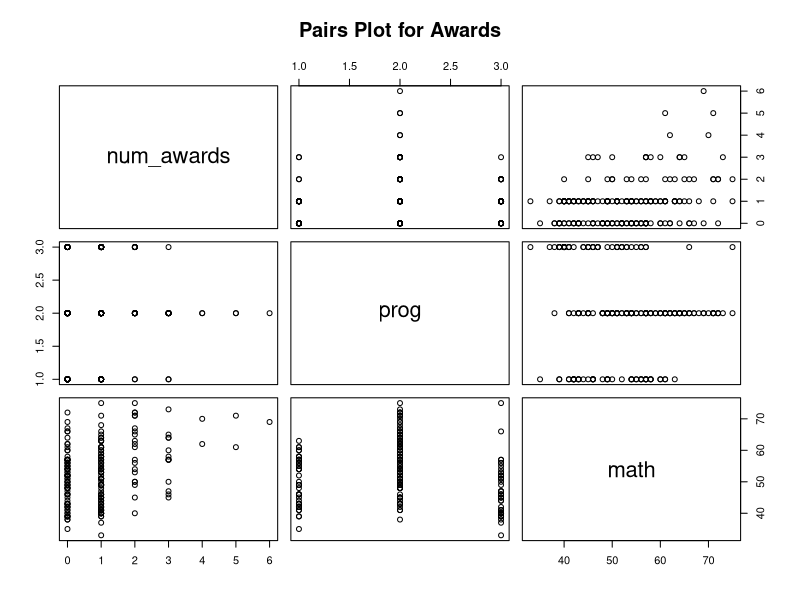
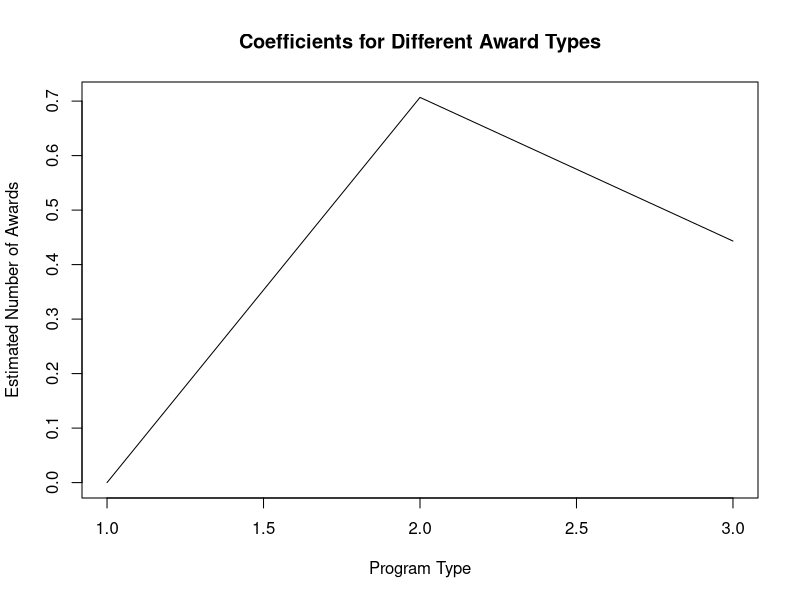
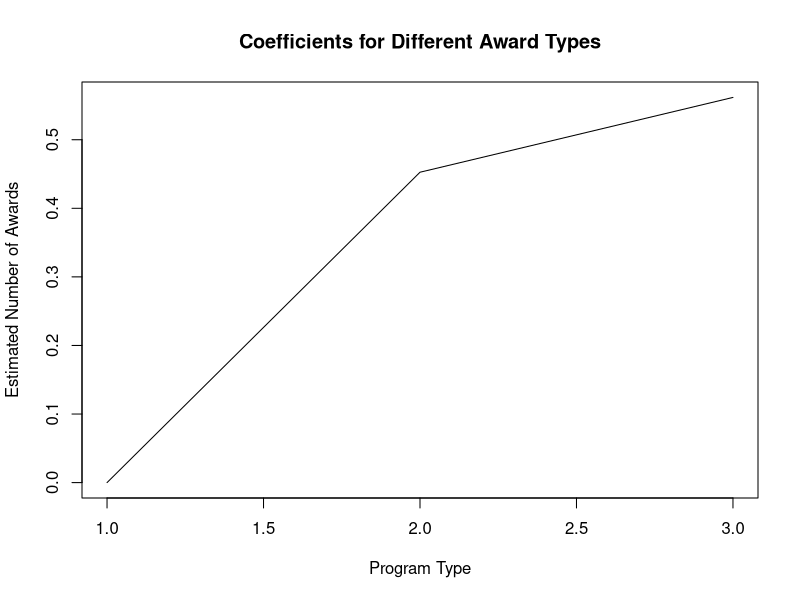

Generate these figures, in order, with R:
## ---- chunk 1
#Read in the data and extract the relevant column
awards=read.table("data/awards.txt",header=TRUE)
pairs(awards, main="Pairs Plot for Awards")
## ---- chunk 2
#Simple Poisson regression without math
awardsglm = glm(num_awards~prog, family=poisson, data=awards)
summary(awardsglm)
## ---- chunk 3
#Poisson regression with program as a factor
awards$prog=factor(awards$prog)
awardsglm2 = glm(num_awards~prog, family=poisson, data=awards)
summary(awardsglm2)
plot(c(0,coef(awardsglm2)[2:3]),type="l",xlab="Program Type",ylab="Estimated Number of Awards",main="Coefficients for Different Award Types")
## ---- chunk 4
program1 = data.frame(prog="1")
program2 = data.frame(prog="2")
program3 = data.frame(prog="3")
num_awards_total = sum(awards$num_awards)
estimated_num_awards_p1 = predict(awardsglm2,program1,type="response")*num_awards_total
estimated_num_awards_p2 = predict(awardsglm2,program2,type="response")*num_awards_total
estimated_num_awards_p3 = predict(awardsglm2,program3,type="response")*num_awards_total
## ---- chunk 5
program1_data = awards$num_awards[awards$prog=="1"]
program2_data = awards$num_awards[awards$prog=="2"]
program3_data = awards$num_awards[awards$prog=="3"]
ks.test(program1_data, program2_data, program3_data)
## ---- chunk 6
#awards$math=factor(awards$math)
awardsglm3 = glm(num_awards~prog+math, family=poisson, data=awards)
summary(awardsglm3)
plot(c(0,coef(awardsglm3)[2:3]),type="l",xlab="Program Type",ylab="Estimated Number of Awards",main="Coefficients for Different Award Types")
## ---- chunk 7
program1 = data.frame(prog="1", math=56)
program2 = data.frame(prog="2", math=56)
program3 = data.frame(prog="3", math=56)
num_awards_total = sum(awards$num_awards)
estimated_num_awards_p1 = predict(awardsglm3,program1,type="response")*num_awards_total
estimated_num_awards_p2 = predict(awardsglm3,program2,type="response")*num_awards_total
estimated_num_awards_p3 = predict(awardsglm3,program3,type="response")*num_awards_total
